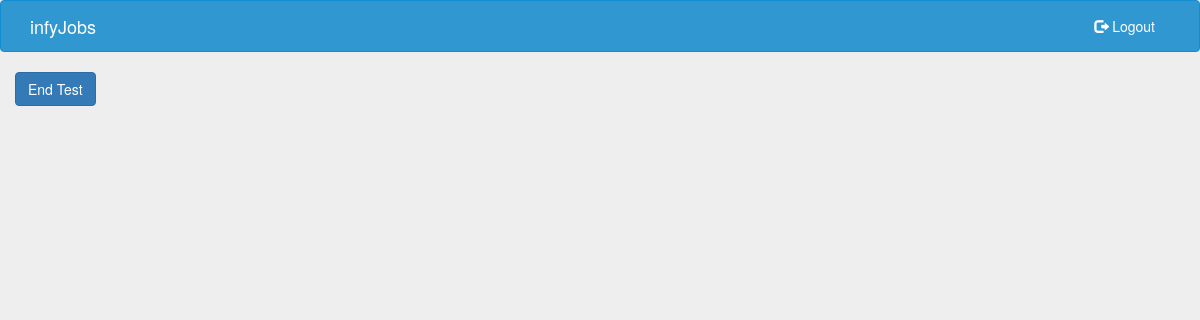
/assessment/test/ (signed in), run on an earlier commit of the app's database.
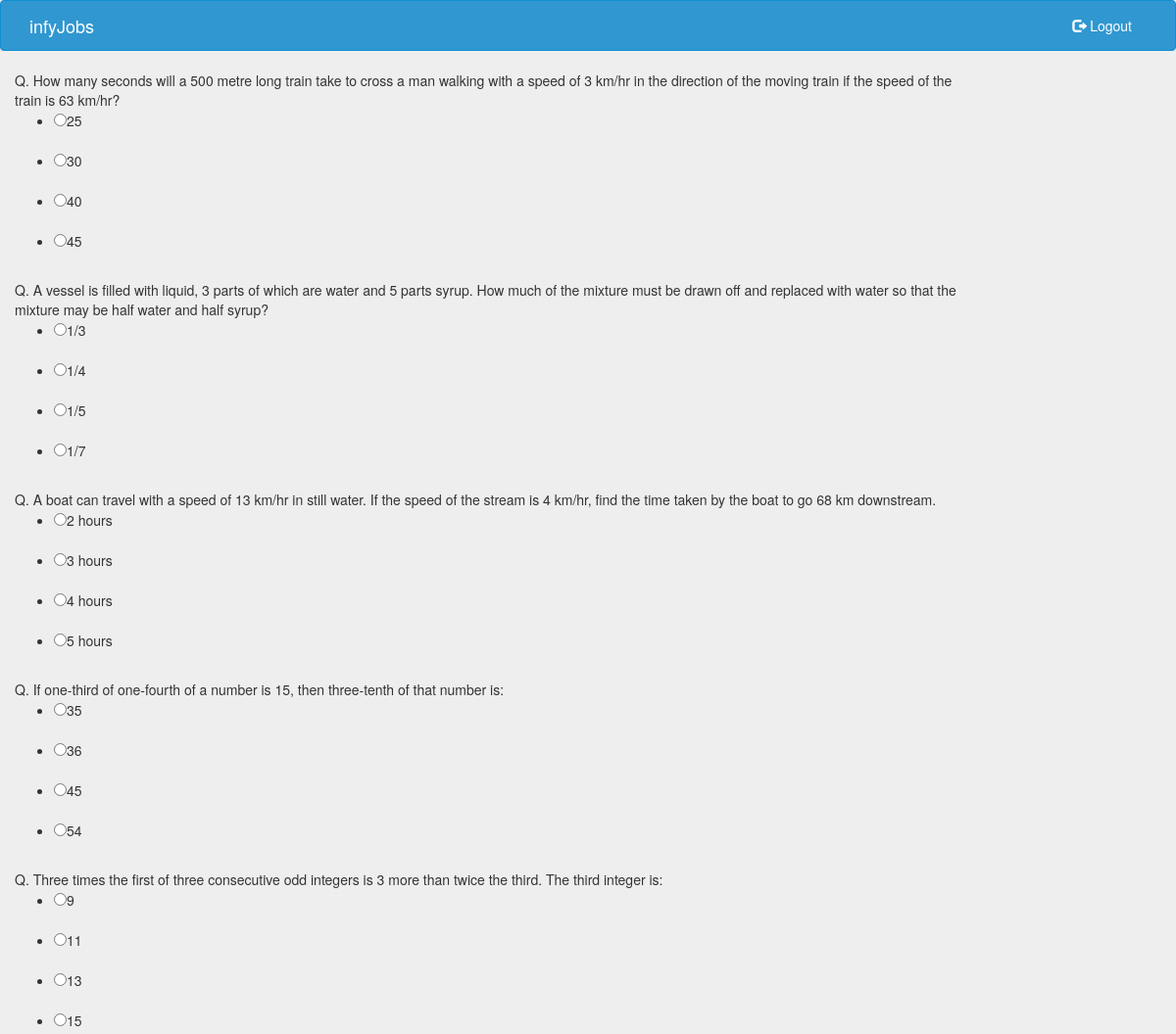
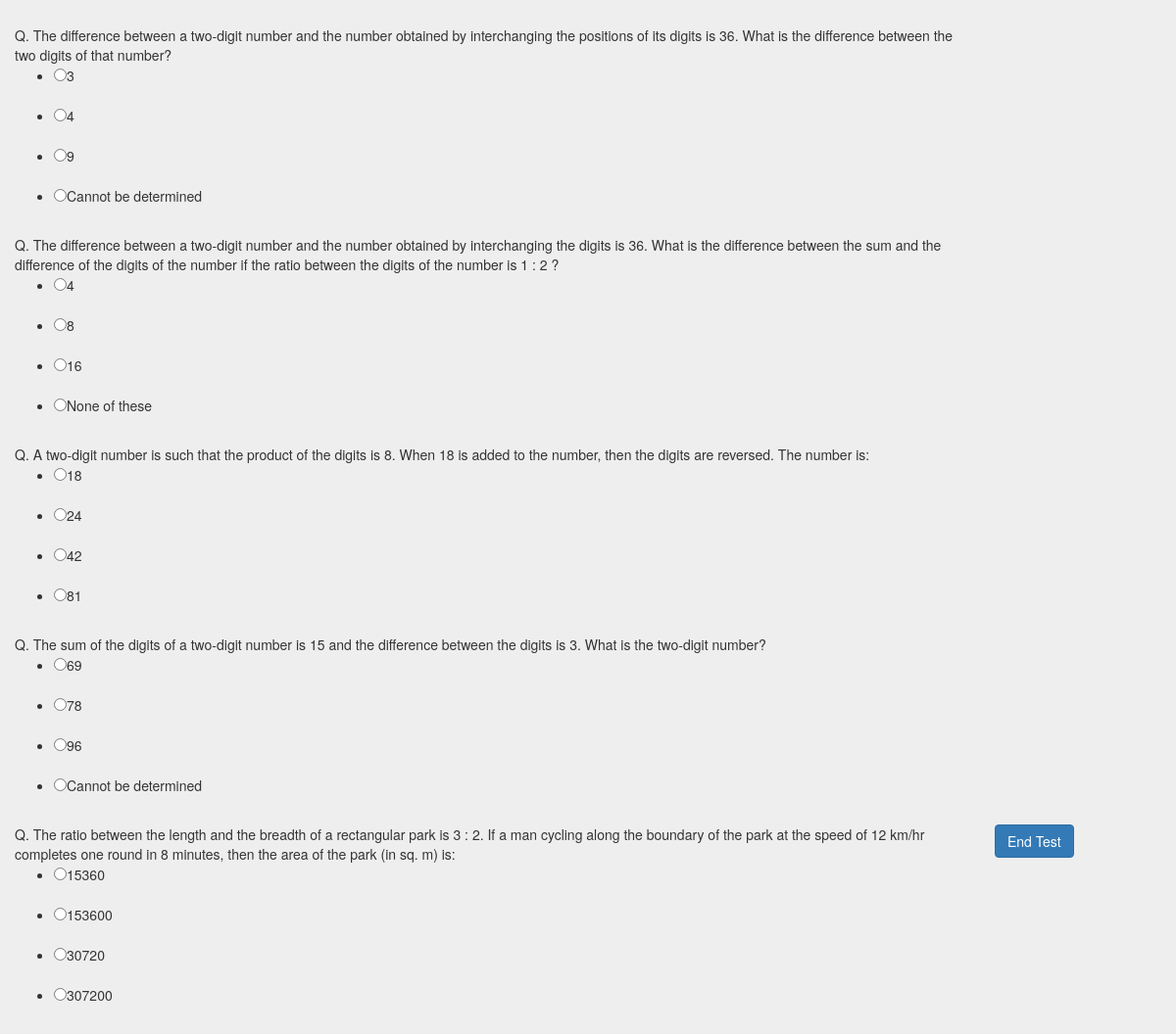
And on a later commit of the database (2 pictures, top to bottom).
### assessment/models.py (models this page shows, shortened)
class Question(models.Model):
	subject_details = models.ForeignKey(AssessmentTest)
	ques = models.TextField()
	opt1 = models.CharField(max_length=255)
	opt2 = models.CharField(max_length=255)
	opt3 = models.CharField(max_length=255)
	opt4 = models.CharField(max_length=255)
	ans = models.CharField(max_length=255)

### assessment/views.py (the view)
@login_required
def assessmentTestView(request):
	question_papers = AssessmentTest.objects.all()
	questions = Question.objects.all()
	return render(request, 'assessment/index.html', {'question_papers':question_papers, 'questions':questions})

### templates/assessment/index.html (shortened to what this page needs)
{% extends '../log/base.html' %}
{% block content %}
{% for question in questions %}
	<div class="container col-md-10" id="ques{{ forloop.counter }}">
		<form>
			Q. {{ question.ques }}<br>
			<ul>
				<li><input type="radio" onclick="evaluateAnswers(this)" id="{{ forloop.counter }}" name="opt{{ forloop.counter }}" value="{{ question.opt1 }}">{{ question.opt1 }}</li><br>
				<li><input type="radio" onclick="evaluateAnswers(this)" id="{{ forloop.counter }}" name="opt{{ forloop.counter }}" value="{{ question.opt2 }}">{{ question.opt2 }}</li><br>
				<li><input type="radio" onclick="evaluateAnswers(this)" id="{{ forloop.counter }}" name="opt{{ forloop.counter }}" value="{{ question.opt3 }}">{{ question.opt3 }}</li><br>
				<li><input type="radio" onclick="evaluateAnswers(this)" id="{{ forloop.counter }}" name="opt{{ forloop.counter }}" value="{{ question.opt4 }}">{{ question.opt4 }}</li><br>
			</ul>
		</form>
	</div>
{% endfor %}
<div class="container col-md-2">
	<button class="btn btn-primary" onclick="sendMarks()">End Test</button>
</div>
{% endblock %}

### templates/log/base.html (shortened to what this page needs)
<!DOCTYPE html>
<head>
	{% load staticfiles %}
	<link rel="stylesheet" href="https://maxcdn.bootstrapcdn.com/bootstrap/3.3.7/css/bootstrap.min.css">
	<link rel="stylesheet" href="https://maxcdn.bootstrapcdn.com/bootstrap/3.3.7/css/bootstrap.min.css">
	<link rel="stylesheet" type="text/css" href="{% static 'css/style.css' %}">
</head>
<body>
	<div>
		{% include './navbar.html' %}
		{% block content %}
		{% endblock %}
	</div>
</body>
</html>

### templates/log/navbar.html (shortened to what this page needs)
<nav class="navbar">
	<div class="container">
		<div class="navbar-header">
			<a class="navbar-brand" href="\">infyJobs</a>
		</div>
		<div id="navbar" class="collapse navbar-collapse">
			<ul class="nav navbar-nav navbar-right">
				{% if user.is_authenticated %}
  					<li><a href="{% url 'log:logout' %}"><span class="glyphicon glyphicon-log-out"></span> Logout</a>
				{% endif %}
			</ul>
		</div>
	</div>
</nav>

### static/css/style.css (style rules this page uses)
.navbar { background-color: #3097D1; border-color: #138ed3; }
.navbar a { color: #FFFFFF; }
body { background: #eee !important; }

What changed in the data, as far as the page shows it:
added Question: ques "How many seconds will a 500 metre long train take to cross a man walking with a speed of 3 km/hr in the direction of the moving train if the speed of the train is 63 km/hr?", opt1 "25", opt2 "30", opt3 "40", opt4 "45"
added Question: ques "A vessel is filled with liquid, 3 parts of which are water and 5 parts syrup. How much of the mixture must be drawn off and replaced with water so that the mixture may be half water and half syrup?", opt1 "1/3", opt2 "1/4", opt3 "1/5", opt4 "1/7"
added Question: ques "A boat can travel with a speed of 13 km/hr in still water. If the speed of the stream is 4 km/hr, find the time taken by the boat to go 68 km downstream.", opt1 "2 hours", opt2 "3 hours", opt3 "4 hours", opt4 "5 hours"
added Question: ques "If one-third of one-fourth of a number is 15, then three-tenth of that number is:", opt1 "35", opt2 "36", opt3 "45", opt4 "54"
added Question: ques "Three times the first of three consecutive odd integers is 3 more than twice the third. The third integer is:", opt1 "9", opt2 "11", opt3 "13", opt4 "15"
added Question: ques "The difference between a two-digit number and the number obtained by interchanging the positions of its digits is 36. What is the difference between the two digits of that number?", opt1 "3", opt2 "4", opt3 "9", opt4 "Cannot be determined"
added Question: ques "The difference between a two-digit number and the number obtained by interchanging the digits is 36. What is the difference between the sum and the difference of the digits of the number if the ratio between the digits of the number is 1 : 2 ?", opt1 "4", opt2 "8", opt3 "16", opt4 "None of these"
added Question: ques "A two-digit number is such that the product of the digits is 8. When 18 is added to the number, then the digits are reversed. The number is:", opt1 "18", opt2 "24", opt3 "42", opt4 "81"
added Question: ques "The sum of the digits of a two-digit number is 15 and the difference between the digits is 3. What is the two-digit number?", opt1 "69", opt2 "78", opt3 "96", opt4 "Cannot be determined"
added Question: ques "The ratio between the length and the breadth of a rectangular park is 3 : 2. If a man cycling along the boundary of the park at the speed of 12 km/hr completes one round in 8 minutes, then the area of the park (in sq. m) is:", opt1 "15360", opt2 "153600", opt3 "30720", opt4 "307200"
